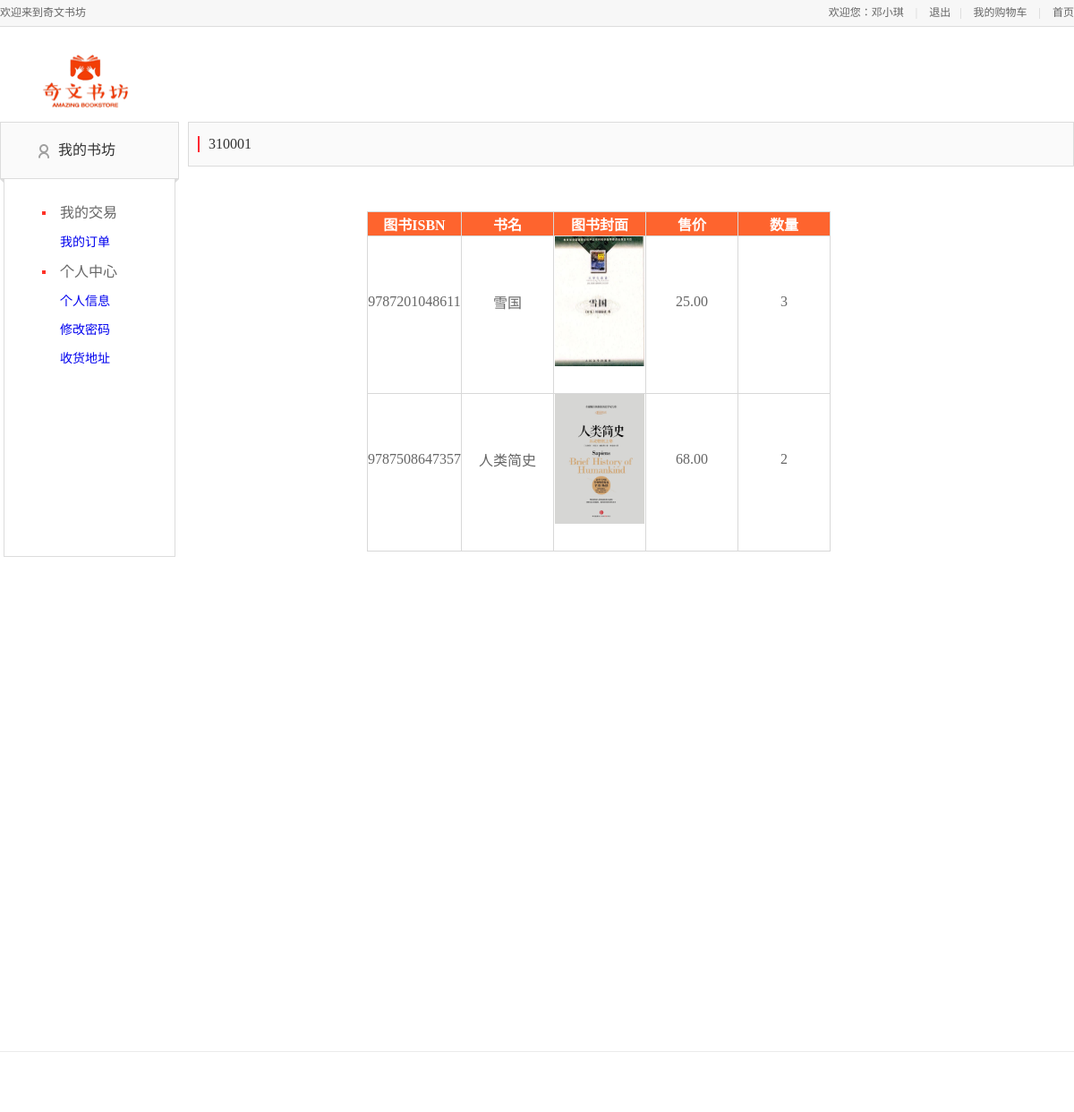
Page /用户界面/orderdetail.php?id=310001 (signed in) on the committed database.
### tables this page shows
CREATE TABLE `order_details` (
  `order_id` char(6) NOT NULL,
  `book_id` char(13) NOT NULL,
  `book_num` tinyint(4) DEFAULT NULL,
  PRIMARY KEY (`order_id`,`book_id`)
);

CREATE TABLE `book_info` (
  `book_id` char(13) NOT NULL,
  `book_name` varchar(40) DEFAULT NULL,
  `book_picture` varchar(20) DEFAULT NULL,
  `book_publisher` varchar(40) DEFAULT NULL,
  `book_type` varchar(20) DEFAULT NULL,
  `book_purchase_price` decimal(9,2) DEFAULT NULL,
  `book_sale_price` decimal(9,2) DEFAULT NULL,
  `CH_intro` text,
  `ENG_intro` text,
  `book_grade` float DEFAULT NULL,
  PRIMARY KEY (`book_id`)
);

### 用户界面/db.php (called while the page is built)
<?php
$servername = "localhost";
$username = "root";
$password = "";
$dbname = "bookstore";
$conn = new mysqli($servername, $username, $password, $dbname);
mysqli_query($conn,"set names 'UTF8'");
function sql($table, $field = '*', $where = '')
{
    global $conn;
    $sql = 'select' . ' ' . $field . ' ' . 'from' . ' ' . $table . ' where ' . $where;
    $data=mysqli_fetch_assoc($conn->query($sql));
    return $data;
}
?>

### 用户界面/orderdetail.php (the view, shortened to what this page needs)
<html>
<head>
    <link rel="stylesheet" type="text/css" href="/css/base.css">
    <link rel="stylesheet" type="text/css" href="css/base_1.css">
    <link rel="stylesheet" type="text/css" href="css/address.css">
    <link rel="stylesheet" type="text/css" href="css/main.css">
    <link rel="stylesheet" type="text/css" href="css/reset.css">
    <link rel="stylesheet" type="text/css" href="css/foot.css">
</head>
<body>
<div class="header_con">
    <div class="header">
        <div class="welcome fl">欢迎来到奇文书坊</div>
        <div class="fr">
            <div class="login_btn fl">
                <?php
                if(empty($_SESSION['user_name']))
                    echo "<script>alert('请先登录！');window.location.href='index.php';</script>";
                else
                    echo'欢迎您：'.$_SESSION['user_name'];
                ?>
                <span>|</span>
                <a href="logout.php">退出</a>
            </div>
            <div class="user_link fl">
                <span>|</span>
                <a href="ShowCart.php">我的购物车</a>
                <span>|</span>
                <a href="index.php">首页</a>
            </div>
        </div>
    </div>
</div>
<div class="mydang">
    <div class="head">
        <a class="logo" href="index.php">
            <img src="images/logo1.png" alt="">
        </a>
    </div>
    <div class="my_left">
        <div class="my_menu">
            <h3 class="my_menu_title">
                <a href="#" id="J_myhomeBtn">我的书坊</a>
            </h3>
            <dl>
                <dt id="class600" name="orders">我的交易</dt>
                <dd>
                    <a href="checkorder.php">我的订单</a>
                </dd>
                <dt id="class640" name="personalinformation">个人中心</dt>
                <dd>
                    <a href="personalinfo.php" id="a_personal">个人信息</a>
                </dd>
                <dd>
                    <a href="editpwd.php" id="a_eidpwd">修改密码</a>
                </dd>
                <dd>
                    <a href="address.php" id="a_adress">收货地址</a>
                </dd>
            </dl>
        </div>
    </div>
    <div class="my_main">
        <div class="my_title">
            <span class="title"><?PHP
                include "db.php";
                $order_id=$_GET['id'];
                echo $order_id;
                ?>
                </span>
        </div>
        <div class="shadow_box">
            <form  id='reFrom' action=""  method="post">
                </head>
                <div class="table-con">
                    <table align="left">
                        <tr>
                            <th width=100 >图书ISBN</th>
                            <th width=100>书名</th>
                            <th width=100>图书封面</th>
                            <th width=100>售价</th>
                            <th width=100>数量</th>
                        </tr>
                        <?php
                        $r=mysqli_query($conn,"SELECT*from order_details where order_id = '$order_id'");
                        while ($row=mysqli_fetch_array($r)) {
                            $id=$row['book_id'];
                            $r1=sql('book_info', '*', "book_id = '$id'");
                            ?>
                            <tr>
                                <td><?php echo $r1["book_id"] ?></td>
                                <td><?php echo $r1["book_name"]?></td>
                                <td><img src=<?php echo $r1["book_picture"]?> width=100px></td>
                                <td><?php echo $r1["book_sale_price"]?></td>
                                <td><?php echo $row["book_num"]?></td>
                            </tr>
                            <?php
                        }
                        ?>
                    </table>
                </div>
            </form>
        </div>
    </div>
</div>
<div class="footer_nav_box">
</div>
</body>
</html>

### CSS/base.css (style rules this page uses)
body, button, ul, li, ol, p, dl, dd, h1, h2, h3, h4, h5, h6, img, iframe, form, input { margin: 0; padding: 0; list-style-type: none; border: 0; }
a { text-decoration: none; }
img { border: none; }
body { background: #ffffff; }

### CSS/base_1.css (style rules this page uses)
body, button, ul, li, ol, p, dl, dd, h1, h2, h3, h4, h5, h6, img, iframe, form, input { margin: 0; padding: 0; list-style-type: none; border: 0; }
body { font-size: 12px; color: #404040; font-family: 'Microsoft YaHei'; background-color:#fff; }
.mydang { width: 1200px; height: 1084px; margin: 10px auto 50px; overflow: hidden; }
.mydang .head { margin: 8px auto 8px; height: 80px; }
.mydang .head img { width: 130px; height: 80px; float: left; margin: 0px 0 0 30px; }
.my_left { width: 200px; height: 800px; float: left; }
.my_menu { background: url("../../static/images/my_menu_title_bg.png") 0 63px no-repeat; }
.my_menu .my_menu_title { height: 62px; line-height: 62px; margin-bottom: 6px; font-size: 16px; background: url("../../static/images/icon_menu.png") 42px 24px no-repeat #fafafa; border: 1px solid #dcdcdc; border-bottom: none 0; padding-left: 64px; font-weight: normal; }
.my_menu .my_menu_title a { color: #323232; }
.my_menu dl { border: 1px solid #dcdcdc; border-top: none 0; width: 148px; height: 400px; margin: 0 auto; padding: 16px 0 0 42px; }
.my_menu dt { margin: 8px 0; line-height: 18px; font-size: 16px; padding-left: 20px; background: url("../images/icon_menu.png") 0 -35px no-repeat; }
.my_menu dd { line-height: 32px; padding-left: 20px; font-size: 14px; }

### CSS/address.css (style rules this page uses)
.my_main { width: 990px; padding: 0 0 0 10px; height: 600px; float: left; display: block; }
.my_title { height: 48px; line-height: 48px; background: #fafafa; border: 1px solid #dcdcdc; overflow: hidden; }
.my_title .title { margin: 15px 0 15px 10px; padding: 0 0 0 10px; font-size: 16px; color: #323232; line-height: 18px; border-left: 2px solid #ff2832; display: inline-block; }
.shadow_box { width: 1410px; height: 700px; margin-bottom: 10px; position: relative; display: inline-block; }
.shadow_box table { top: 0px; position: relative; left: 200px; }
.shadow_box table td { padding: 0 0 30px; position: relative; }

### CSS/main.css (style rules this page uses)
body { font-family:'Microsoft Yahei';font-size:12px;color:#666; }
html,body { height:100% }
.header_con { background-color:#f7f7f7; height:29px; border-bottom:1px solid #dddddd }
.header { width:1200px; height:29px; margin:0 auto; }
.welcome,.login_info,.login_btn,.user_link { line-height:29px; }
.login_btn a,.user_link a { color:#666; }
.login_btn span,.user_link span { color:#cecece; margin:0 10px; }

### CSS/foot.css (style rules this page uses)
.footer_nav_box { border-top: 1px solid #ebebeb; width:100%; min-width: 960px; padding: 17px 0 50px; }
.footer_nav_box a,.footer_nav_box { color: #8c8c8c; font-size: 12px; text-decoration: none; }

### 用户界面/orderdetail.php (style rules this page uses)
.table-con th { background-color: #FE642E; color: #FFFFFF; }
table { background-color: #FFFFFF; border-collapse: collapse; vertical-align: center; height: auto; margin-top: 50px; }
table,th,td { border:1px solid #D8D8D8; }
td { text-align: center; vertical-align: middle; }

### rows in the picture
order_details: book.book_id "9787201048611", book.book_name "雪国", book.book_picture (picture), book.book_sale_price "25.00", book_num "3"
order_details: book.book_id "9787508647357", book.book_name "人类简史", book.book_picture (picture), book.book_sale_price "68.00", book_num "2"

### other values in the picture
$_SESSION['user_name'] "邓小琪"
$order_id "310001"
